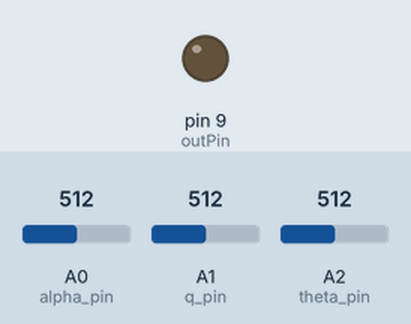
Recording of a sketch running on a simulated Arduino Uno, built with avr-gcc and run on an emulated ATmega328P. Parts: output pins drawn as LEDs (lit = HIGH). The test bench sets the inputs (shaded band); at power-on: A2 (theta_pin) = 512, A0 (alpha_pin) = 512, A1 (q_pin) = 512.

Above: at 1.2 s.
1.3 s: A2 (theta_pin) set to 716
At 2.3 s:
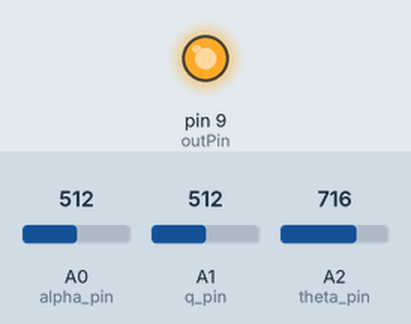
2.8 s: A2 (theta_pin) set to 611
4.3 s: A2 (theta_pin) set to 603
At 4.7 s:
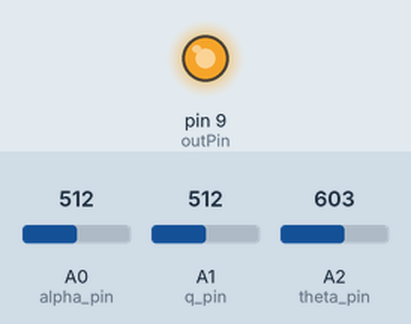
5.8 s: A0 (alpha_pin) set to 716
At 7.0 s:
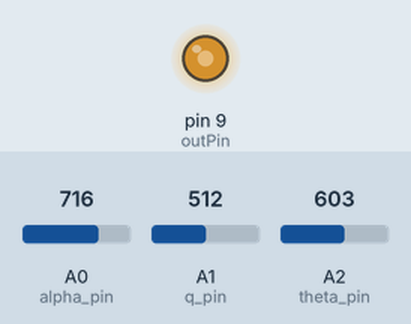
7.3 s: A1 (q_pin) set to 306
At 8.2 s:
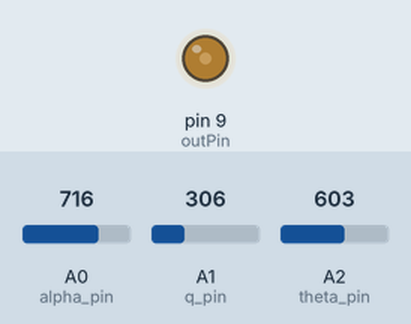
Timing chart, 0 to 9.8 s (numbered marks = the images above; inputs shaded):
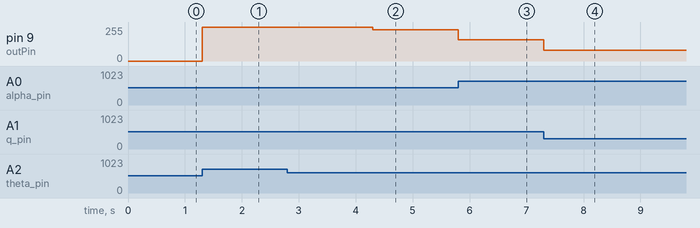

The sketch:

flight_final.ino
```cpp
double  goal=.2;


// analoge reade code
const int alpha_pin = A0;
const int q_pin = A1;
const int theta_pin = A2;

const int outPin = 9;
double de_out;

double alpha;
double q;
double theta;

double ralpha;
double rq;
double rtheta;

double w;
double rw;
double u=237.1;
double de;
double dg2ra =  0.0175;
void setup ( )
{
pinMode(outPin, OUTPUT);
}
// analoge reade code

void loop() {

// analoge reade code
alpha = analogRead(alpha_pin);
alpha = map(alpha, 0, 1024, -59.275, 59.275);
alpha = constrain(alpha,-30,30);
  delay(1);

q = analogRead(q_pin);
q = map(q, 0, 1024, -50, 50);
q= constrain(q,-50,50);
 delay(1);

theta = analogRead(theta_pin);
theta  = map(theta , 0, 1024, -90, 90);
theta = constrain(theta ,-90,90);

ralpha=dg2ra*alpha;
rq=dg2ra*q;
rtheta=dg2ra*theta;


//analogWrite(ledPin, lightLevel);
// analoge reade code


//////calculation///////////
w= ralpha * u;
//de=goal*(-7.0711)-(0.0039)*w-(-2.8421)*rq-(-7.0711)*rtheta ;
de=goal*(-7.0711)-( 0.0033 )*w-( -0.8601 )*rq-(-7.0711)*rtheta ;

de=(1/dg2ra)*de;
if (de >30)
{
de =30;
}

if (de <-30)
{
de = -30;
}

de_out = (de+30)/60*255;
analogWrite(outPin, de_out);


}
```

Measured:
- after the input at 1.3 s, pin 9 (outPin): 0/255 → 255/255 at once
- after the input at 2.8 s, every drawn part: stays the same
- after the input at 4.3 s, pin 9 (outPin): 255/255 → 234/255 at once
- after the input at 5.8 s, pin 9 (outPin): 234/255 → 158/255 at once
- after the input at 7.3 s, pin 9 (outPin): 158/255 → 81/255 at once
